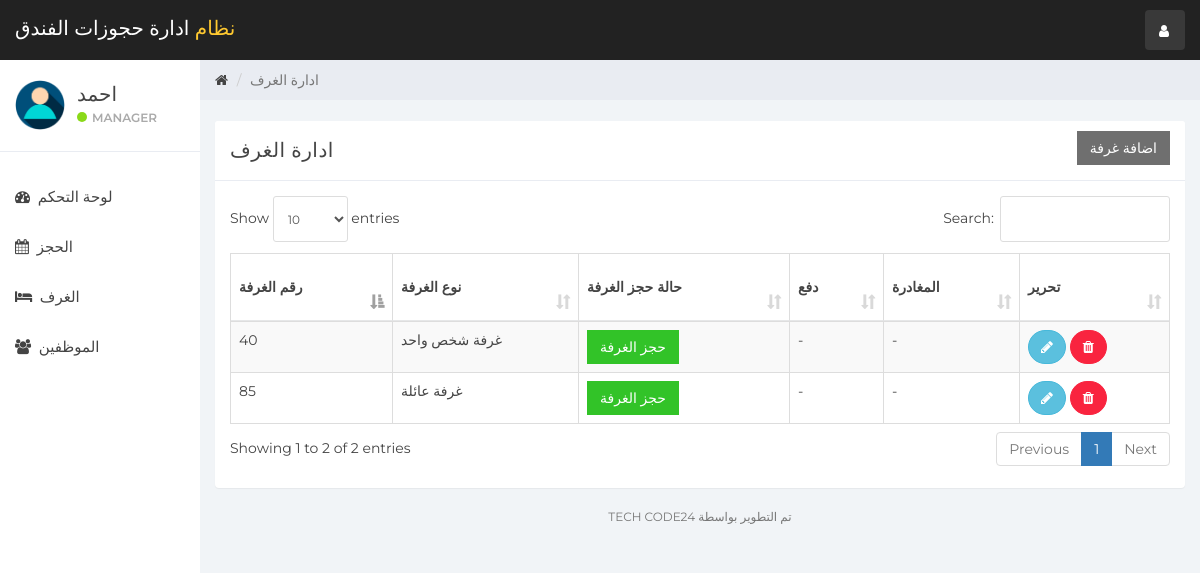
Page / (signed in) on the committed database.
### tables this page shows
CREATE TABLE `user` (
  `id` int(11) NOT NULL,
  `name` varchar(100) NOT NULL,
  `username` varchar(15) NOT NULL,
  `email` varchar(100) NOT NULL,
  `password` varchar(100) NOT NULL,
  `created_at` timestamp NOT NULL DEFAULT current_timestamp()
);

CREATE TABLE `room` (
  `room_id` int(10) NOT NULL,
  `room_type_id` int(10) NOT NULL,
  `room_no` varchar(10) NOT NULL,
  `status` tinyint(1) DEFAULT NULL,
  `check_in_status` tinyint(1) NOT NULL,
  `check_out_status` tinyint(1) NOT NULL,
  `deleteStatus` tinyint(1) DEFAULT 0
);

CREATE TABLE `room_type` (
  `room_type_id` int(10) NOT NULL,
  `room_type` varchar(100) NOT NULL,
  `price` int(10) NOT NULL,
  `max_person` int(10) NOT NULL
);

### room_mang.php (the view, shortened to what this page needs)
<div class="col-sm-9 col-sm-offset-3 col-lg-10 col-lg-offset-2 main">
    <div class="row">
        <ol class="breadcrumb">
            <li><a href="#">
                    <em class="fa fa-home"></em>
                </a></li>
            <li class="active">ادارة الغرف</li>
        </ol>
    </div>
    <br>
    <div class="row">
        <div class="col-lg-12">
        </div>
    </div>
    <div class="row">
        <div class="col-lg-12">
            <div class="panel panel-default">
                <div class="panel-heading">ادارة الغرف
                    <button class="btn btn-secondary pull-right" style="border-radius:0%" data-toggle="modal" data-target="#addRoom">اضافة غرفة </button>
                </div>
                <div class="panel-body">
                    <table class="table table-striped table-bordered table-responsive" cellspacing="0" width="100%"
                           id="rooms">
                        <thead>
                        <tr>
                            <th>رقم الغرفة</th>
                            <th>نوع الغرفة</th>
                            <th>حالة حجز الغرفة</th>
                            <th>دفع</th>
                            <th>المغادرة</th>
                            <th>تحرير</th>
                        </tr>
                        </thead>
                        <tbody>
                        <?php
                        $room_query = "SELECT * FROM room NATURAL JOIN room_type WHERE deleteStatus = 0";
                        $rooms_result = mysqli_query($connection, $room_query);
                        if (mysqli_num_rows($rooms_result) > 0) {
                            while ($rooms = mysqli_fetch_assoc($rooms_result)) { ?>
                                <tr>
                                    <td><?php echo $rooms['room_no'] ?></td>
                                    <td><?php echo $rooms['room_type'] ?></td>
                                    <td>
                                        <?php
                                        if ($rooms['status'] == 0) {
                                            echo '<a href="index.php?reservation&room_id=' . $rooms['room_id'] . '&room_type_id=' . $rooms['room_type_id'] . '" class="btn btn-success" style="border-radius:0%">حجز الغرفة</a>';
                                        } else {
                                            echo '<a href="#" class="btn btn-danger" style="border-radius:0%">محجوزة</a>';
                                        }
                                        ?>
                                    <td>
                                        <?php
                                        if ($rooms['status'] == 1 && $rooms['check_in_status'] == 0) {
                                            echo '<button class="btn btn-warning" id="checkInRoom"  data-id="' . $rooms['room_id'] . '" data-toggle="modal" style="border-radius:0%" data-target="#checkIn">دفع</button>';
                                        } elseif ($rooms['status'] == 0) {
                                            echo '-';
                                        } else {
                                            echo '<a href="#" class="btn btn-danger" style="border-radius:0%">تم الدفع</a>';
                                        }
                                        ?>
                                    </td>
                                    <td>
                                        <?php
                                        if ($rooms['status'] == 1 && $rooms['check_in_status'] == 1) {
                                            echo '<button class="btn btn-primary" style="border-radius:0%" id="checkOutRoom" data-id="' . $rooms['room_id'] . '">تاكيد عملية الدفع والمغادرة</button>';
                                        } elseif ($rooms['status'] == 0) {
                                            echo '-';
                                        }
                                        ?>
                                    </td>
                                    <td>
                                        <button title="Edit Room Information" style="border-radius:60px;" data-toggle="modal"
                                                data-target="#editRoom" data-id="<?php echo $rooms['room_id']; ?>"
                                                id="roomEdit" class="btn btn-info"><i class="fa fa-pencil"></i></button>
                                        <a href="ajax.php?delete_room=<?php echo $rooms['room_id']; ?>"
                                           class="btn btn-danger" style="border-radius:60px;" onclick="return confirm('هل أنت متأكد؟')"><i
                                                    class="fa fa-trash" alt="delete"></i></a>
                                    </td>
                                </tr>
                            <?php }
                        } else {
                            echo "No Rooms";
                        }
                        ?>
                        </tbody>
                    </table>
                </div>
            </div>
        </div>
    </div>
    <div class="row">
        <div class="col-sm-12">
        <p class="back-link">TECH CODE24 تم التطوير بواسطة</p>
        </div>
    </div>
</div>

### sidebar.php (shortened to what this page needs)
<div id="sidebar-collapse" class="col-sm-3 col-lg-2 sidebar">
    <div class="profile-sidebar">
        <div class="profile-userpic">
            <img src="img/user.png" class="img-responsive" alt="">
        </div>
        <div class="profile-usertitle">
            <div class="profile-usertitle-name"><?php echo $user['name'];?></div>
            <div class="profile-usertitle-status"><span class="indicator label-success"></span>Manager</div>
        </div>
    </div>
    <ul class="nav menu">
    <?php
        if (isset($_GET['dashboard'])){ ?>
            <li class="active">
                <a href="index.php?dashboard"><em class="fa fa-dashboard">&nbsp;</em>
                   لوحة التحكم
                </a>
            </li>
        <?php } else{?>
            <li>
                <a href="index.php?dashboard"><em class="fa fa-dashboard">&nbsp;</em>
                    لوحة التحكم
                </a>
            </li>
        <?php }
        if (isset($_GET['reservation'])){ ?>
            <li class="active">
            <a href="index.php?reservation"><em class="fa fa-calendar">&nbsp;</em>
                    الحجز
                </a>
            </li>
        <?php } else{?>
            <li>
            <a href="index.php?reservation"><em class="fa fa-calendar">&nbsp;</em>
                    الحجز
                </a>
            </li>
        <?php }
        if (isset($_GET['room_mang'])){ ?>
            <li class="active">
                <a href="index.php?room_mang"><em class="fa fa-bed">&nbsp;</em>
                    الغرف
                </a>
            </li>
        <?php } else{?>
            <li>
            <a href="index.php?room_mang"><em class="fa fa-bed">&nbsp;</em>
                    الغرف
                </a>
            </li>
        <?php }
        if (isset($_GET['staff_mang'])){ ?>
            <li class="active">
                <a href="index.php?staff_mang"><em class="fa fa-users">&nbsp;</em>
                الموظفين
                </a>
            </li>
        <?php } else{?>
            <li>
                <a href="index.php?staff_mang"><em class="fa fa-users">&nbsp;</em>
                    الموظفين
                </a>
            </li>
        <?php }
        ?>
    </ul>
</div>

### css/styles.css (style rules this page uses)
body { background: #f1f4f7; padding-top: 60px; font-size: 14px; color: #444444; font-family: "Montserrat", "Helvetica Neue", Helvetica, Arial, sans-serif; }
p { color: #777; }
a, a:hover, a:focus { color: #444444; }
.btn-secondary, .btn-secondary:hover, .btn-secondary:focus, .btn-secondary:active, .btn-secondary.active, .open > .dropdown-toggle.btn-secondary, .btn-secondary.disabled, .btn-secondary[disabled], fieldset[disabled] .btn-secondary, .btn-secondary.disabled:hover, .btn-secondary[disabled]:hover, fieldset[disabled] .btn-secondary:hover, .btn-secondary.disabled:focus, .btn-secondary[disabled]:focus, fieldset[disabled] .btn-secondary:focus, .btn-secondary.disabled:active, .btn-secondary[disabled]:active, fieldset[disabled] .btn-secondary:active, .btn-secondary.disabled.active, .btn-secondary[disabled].active, fieldset[disabled] .btn-secondary.active { background-color: #6f6f6f; border-color: #6f6f6f; color: white; }
.btn-success, .btn-success:hover, .btn-success:focus, .btn-success:active, .btn-success.active, .open > .dropdown-toggle.btn-success, .btn-success.disabled, .btn-success[disabled], fieldset[disabled] .btn-success, .btn-success.disabled:hover, .btn-success[disabled]:hover, fieldset[disabled] .btn-success:hover, .btn-success.disabled:focus, .btn-success[disabled]:focus, fieldset[disabled] .btn-success:focus, .btn-success.disabled:active, .btn-success[disabled]:active, fieldset[disabled] .btn-success:active, .btn-success.disabled.active, .btn-success[disabled].active, fieldset[disabled] .btn-success.active { background-color: #32c328; border-color: #32c328; }
.btn-danger, .btn-danger:hover, .btn-danger:focus, .btn-danger:active, .btn-danger.active, .open > .dropdown-toggle.btn-danger, .btn-danger.disabled, .btn-danger[disabled], fieldset[disabled] .btn-danger, .btn-danger.disabled:hover, .btn-danger[disabled]:hover, fieldset[disabled] .btn-danger:hover, .btn-danger.disabled:focus, .btn-danger[disabled]:focus, fieldset[disabled] .btn-danger:focus, .btn-danger.disabled:active, .btn-danger[disabled]:active, fieldset[disabled] .btn-danger:active, .btn-danger.disabled.active, .btn-danger[disabled].active, fieldset[disabled] .btn-danger.active { background-color: #f9243f; border-color: #f9243f; }
.label-success { background-color: #8ad919; }
.panel { border: 0; }
.panel-heading { font-size: 20px; font-weight: 300; letter-spacing: 0.025em; height: 60px; line-height: 38px; }
.panel-default .panel-heading { background: #fff; border-bottom: 1px solid #e9ecf2; color: #444444; }
.sidebar { display: block; padding: 0; display: none; box-shadow: none; background: #fff; }
.sidebar ul { margin: 20px 0px; }
@media (min-width: 768px) { .sidebar { display: block; position: fixed; top: 60px; bottom: 0; left: 0; z-index: 1000; display: block; margin: 0; padding: 0; overflow-x: hidden; overflow-y: auto; } }
.sidebar ul.nav li a { height: 50px; font-size: 15px; line-height: 2em; color: #444444; }
.profile-sidebar { padding: 10px 0; border-bottom: 1px solid #e9ecf2; }
.indicator { width: 10px; height: 10px; display: inline-block; border-radius: 9999px; margin-right: 5px; }
.profile-userpic img { float: left; margin: 10px 0px 0px 15px; width: 50px; height: 50px; border-radius: 9999px !important; }
.profile-usertitle { float: left; text-align: left; margin: 10px 0 0 12px; }
.profile-usertitle-name { font-size: 20px; margin-bottom: 0px; }
.profile-usertitle-status { text-transform: uppercase; color: #aaa; font-size: 12px; font-weight: 600; margin-bottom: 15px; }
.breadcrumb { border-radius: 0; padding: 10px 15px 10px 15px; background: #e9ecf2; margin: 0; }
.table { background: #fff; }
.table > thead > tr > th { border-bottom: 1px solid #e6e7e8; vertical-align: middle; height: 50px; }
p.back-link { text-align: center; margin-bottom: 20px; font-size: 12px; text-transform: uppercase; }

### rows in the picture
user: name "احمد"
room: room_no "40", room_type.room_type "غرفة شخص واحد"
room: room_no "85", room_type.room_type "غرفة عائلة"
